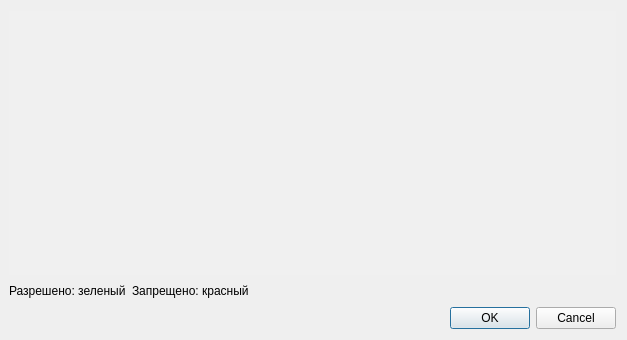
<?xml version="1.0" encoding="UTF-8"?>
<ui version="4.0">
 <class>WorkTimeDialog</class>
 <widget class="QDialog" name="WorkTimeDialog">
  <property name="enabled">
   <bool>true</bool>
  </property>
  <property name="geometry">
   <rect>
    <x>0</x>
    <y>0</y>
    <width>627</width>
    <height>340</height>
   </rect>
  </property>
  <property name="sizePolicy">
   <sizepolicy hsizetype="Fixed" vsizetype="Fixed">
    <horstretch>0</horstretch>
    <verstretch>0</verstretch>
   </sizepolicy>
  </property>
  <property name="windowTitle">
   <string>Рабочее время</string>
  </property>
  <layout class="QVBoxLayout" name="verticalLayout">
   <property name="sizeConstraint">
    <enum>QLayout::SetNoConstraint</enum>
   </property>
   <property name="leftMargin">
    <number>9</number>
   </property>
   <item>
    <widget class="QTableWidget" name="tableWidget">
     <property name="enabled">
      <bool>true</bool>
     </property>
     <property name="sizePolicy">
      <sizepolicy hsizetype="MinimumExpanding" vsizetype="MinimumExpanding">
       <horstretch>0</horstretch>
       <verstretch>0</verstretch>
      </sizepolicy>
     </property>
     <property name="focusPolicy">
      <enum>Qt::NoFocus</enum>
     </property>
     <property name="styleSheet">
      <string notr="true">background-color: rgb(240, 240, 240);</string>
     </property>
     <property name="frameShape">
      <enum>QFrame::NoFrame</enum>
     </property>
     <property name="frameShadow">
      <enum>QFrame::Sunken</enum>
     </property>
     <property name="lineWidth">
      <number>0</number>
     </property>
     <property name="editTriggers">
      <set>QAbstractItemView::NoEditTriggers</set>
     </property>
     <property name="tabKeyNavigation">
      <bool>false</bool>
     </property>
     <property name="showDropIndicator" stdset="0">
      <bool>false</bool>
     </property>
     <property name="dragDropOverwriteMode">
      <bool>false</bool>
     </property>
     <property name="selectionMode">
      <enum>QAbstractItemView::NoSelection</enum>
     </property>
     <property name="gridStyle">
      <enum>Qt::SolidLine</enum>
     </property>
     <attribute name="horizontalHeaderDefaultSectionSize">
      <number>65</number>
     </attribute>
     <attribute name="horizontalHeaderHighlightSections">
      <bool>false</bool>
     </attribute>
     <attribute name="verticalHeaderMinimumSectionSize">
      <number>45</number>
     </attribute>
     <attribute name="verticalHeaderDefaultSectionSize">
      <number>45</number>
     </attribute>
     <attribute name="verticalHeaderHighlightSections">
      <bool>false</bool>
     </attribute>
    </widget>
   </item>
   <item>
    <layout class="QHBoxLayout" name="horizontalLayout">
     <item>
      <widget class="QLabel" name="label_accept">
       <property name="text">
        <string>Разрешено: зеленый</string>
       </property>
      </widget>
     </item>
     <item>
      <widget class="QLabel" name="label_decline">
       <property name="text">
        <string>Запрещено: красный</string>
       </property>
      </widget>
     </item>
     <item>
      <spacer name="horizontalSpacer">
       <property name="orientation">
        <enum>Qt::Horizontal</enum>
       </property>
       <property name="sizeHint" stdset="0">
        <size>
         <width>40</width>
         <height>20</height>
        </size>
       </property>
      </spacer>
     </item>
    </layout>
   </item>
   <item>
    <widget class="QDialogButtonBox" name="buttonBox">
     <property name="orientation">
      <enum>Qt::Horizontal</enum>
     </property>
     <property name="standardButtons">
      <set>QDialogButtonBox::Cancel|QDialogButtonBox::Ok</set>
     </property>
    </widget>
   </item>
  </layout>
 </widget>
 <resources/>
 <connections>
  <connection>
   <sender>buttonBox</sender>
   <signal>accepted()</signal>
   <receiver>WorkTimeDialog</receiver>
   <slot>accept()</slot>
   <hints>
    <hint type="sourcelabel">
     <x>248</x>
     <y>254</y>
    </hint>
    <hint type="destinationlabel">
     <x>157</x>
     <y>274</y>
    </hint>
   </hints>
  </connection>
  <connection>
   <sender>buttonBox</sender>
   <signal>rejected()</signal>
   <receiver>WorkTimeDialog</receiver>
   <slot>reject()</slot>
   <hints>
    <hint type="sourcelabel">
     <x>316</x>
     <y>260</y>
    </hint>
    <hint type="destinationlabel">
     <x>286</x>
     <y>274</y>
    </hint>
   </hints>
  </connection>
 </connections>
</ui>
